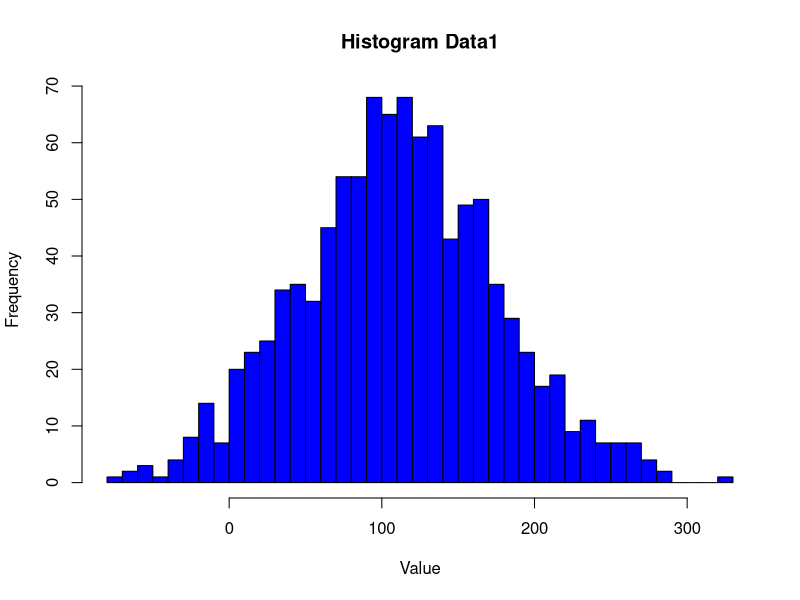
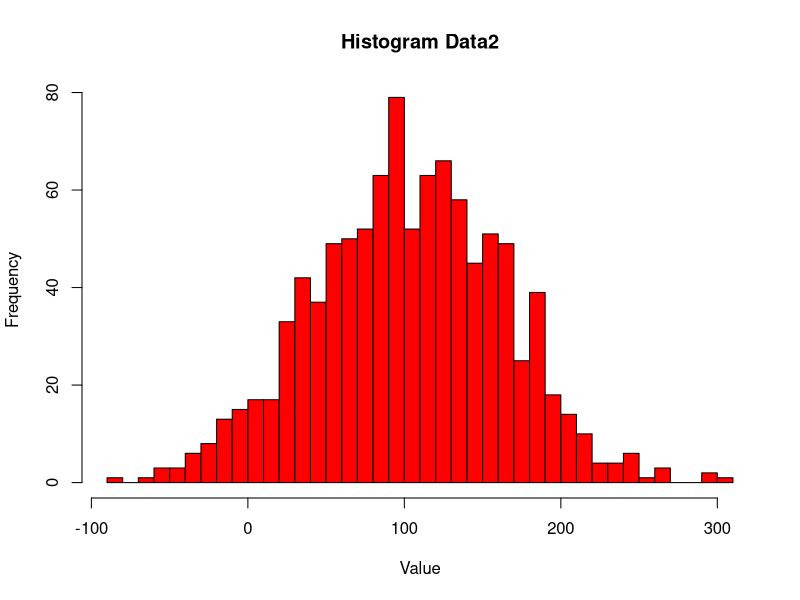
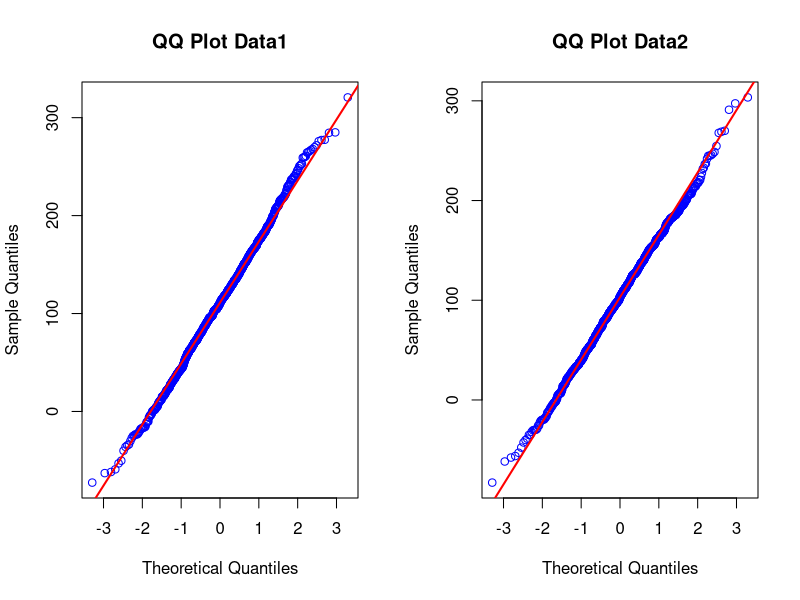
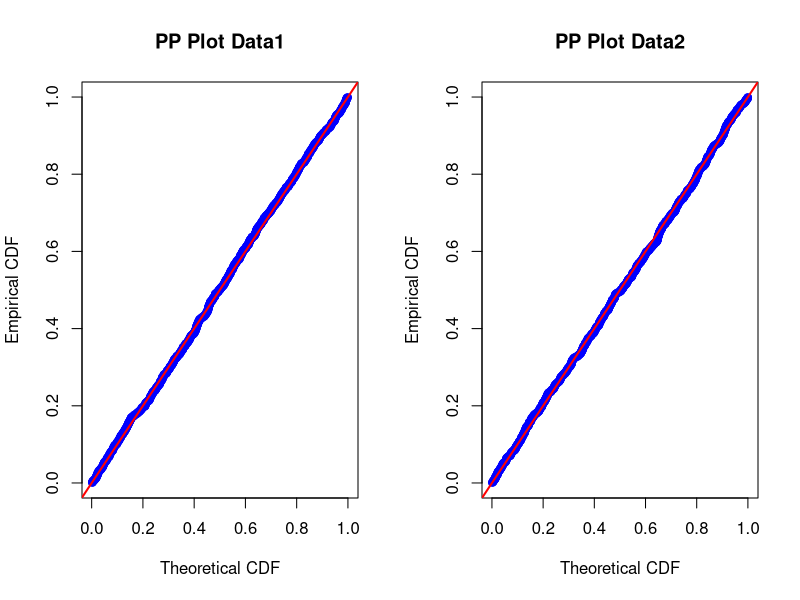

Generate these figures, in order, with R:
# Load library
library(nortest)   # Untuk uji Anderson-Darling dan Lilliefors
library(ggplot2)   # Untuk visualisasi

# Set seed agar hasil dapat direproduksi
set.seed(123)

# Parameter Data 1
mu1 <- 110           # Mean
sigma1 <- 65         # Standard deviation

# Parameter Data 2
mu2 <- 100           # Mean
sigma2 <- 60         # Standard deviation

# Jumlah sampel
n <- 1000

# Generate data dari distribusi normal
data1 <- rnorm(n, mean = mu1, sd = sigma1)
data2 <- rnorm(n, mean = mu2, sd = sigma2)

# Ringkasan data
summary(data1)
summary(data2)

# ------------------ Uji Normalitas ------------------

# Kolmogorov-Smirnov (KS Test)
ks.test(data1, "pnorm", mean = mean(data1), sd = sd(data1))
ks.test(data2, "pnorm", mean = mean(data2), sd = sd(data2))

# Shapiro-Wilk Test
shapiro.test(data1)
shapiro.test(data2)

# Anderson-Darling Test
ad.test(data1)
ad.test(data2)

# Lilliefors Test
lillie.test(data1)
lillie.test(data2)

# ------------------ Visualisasi ------------------

# Histogram
hist(data1, col = "blue", breaks = 30, main = "Histogram Data1", 
     xlab = "Value", ylab = "Frequency")
hist(data2, col = "red", breaks = 30, main = "Histogram Data2", 
     xlab = "Value", ylab = "Frequency")

# QQ Plot
par(mfrow = c(1, 2))  # Layout berdampingan
qqnorm(data1, main = "QQ Plot Data1", col = "blue")
qqline(data1, col = "red", lwd = 2)

qqnorm(data2, main = "QQ Plot Data2", col = "blue")
qqline(data2, col = "red", lwd = 2)

par(mfrow = c(1, 1))  # Reset layout

# PP Plot Function
pp_plot <- function(data, title) {
  probs <- (1:length(data)) / (length(data) + 1)  # Empirical CDF
  theo_quantiles <- pnorm(sort(data), mean(data), sd(data))  # Theoretical CDF
  plot(theo_quantiles, probs, main = title,
       xlab = "Theoretical CDF", ylab = "Empirical CDF",
       col = "blue", pch = 19)
  abline(0, 1, col = "red", lwd = 2)
}

# PP Plot
par(mfrow = c(1, 2))  # Layout berdampingan
pp_plot(data1, "PP Plot Data1")
pp_plot(data2, "PP Plot Data2")
par(mfrow = c(1, 1))  # Reset layout
